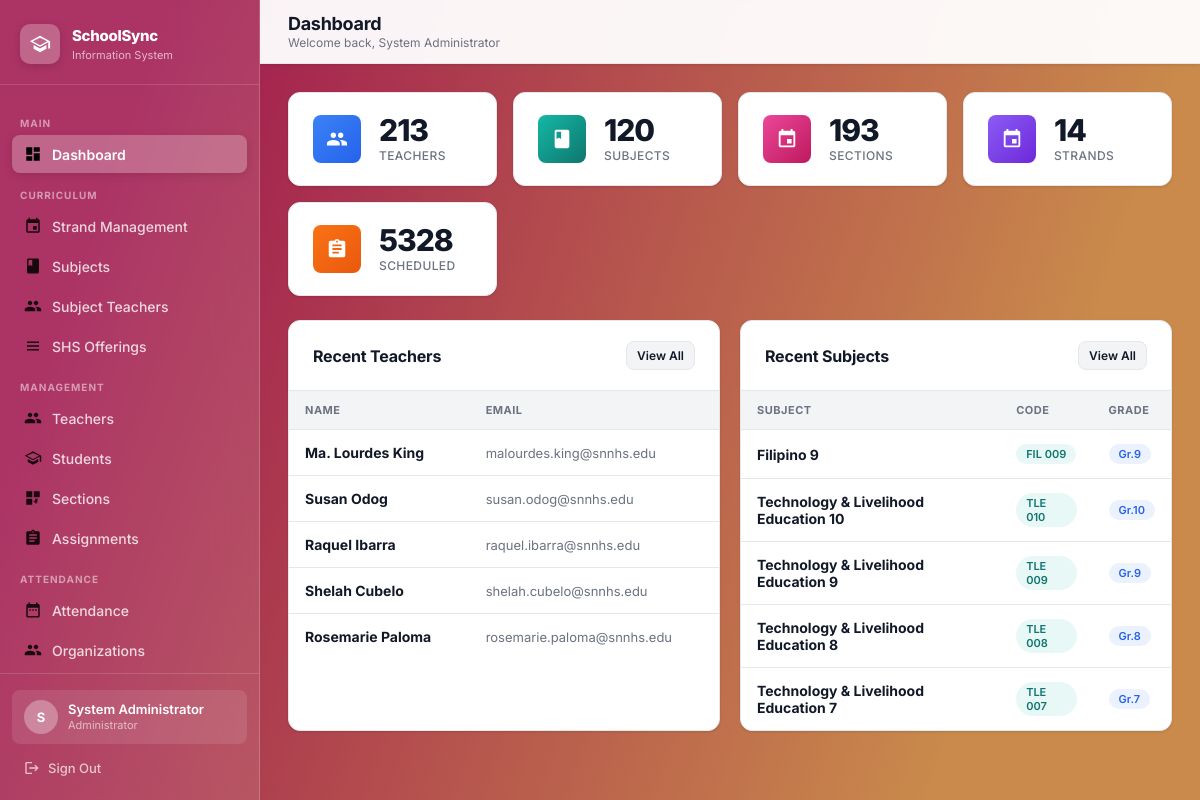
The page /dashboard (signed in) on the database its author committed.
### tables this page shows
CREATE TABLE teachers (
        id INTEGER PRIMARY KEY AUTOINCREMENT,
        first_name TEXT NOT NULL, last_name TEXT NOT NULL,
        email TEXT UNIQUE NOT NULL, username TEXT UNIQUE NOT NULL, password TEXT NOT NULL);

CREATE TABLE subjects (
        id INTEGER PRIMARY KEY AUTOINCREMENT,
        subject_code TEXT NOT NULL, subject_name TEXT NOT NULL,
        grade_level TEXT NOT NULL, strand TEXT, semester TEXT, default_teacher_id INTEGER, shs_type TEXT);

### app.py (the view)
@app.route('/dashboard')
@login_required
def dashboard():
    conn = get_db()
    stats = {
        'teachers':  conn.execute("SELECT COUNT(*) FROM teachers").fetchone()[0],
        'subjects':  conn.execute("SELECT COUNT(*) FROM subjects").fetchone()[0],
        'sections':  conn.execute("SELECT COUNT(*) FROM sections").fetchone()[0],
        'strands':   conn.execute("SELECT COUNT(*) FROM strands").fetchone()[0],
        'schedules': conn.execute("SELECT COUNT(*) FROM schedules").fetchone()[0],
    }
    recent_teachers = conn.execute("SELECT first_name,last_name,email FROM teachers ORDER BY id DESC LIMIT 5").fetchall()
    recent_subjects = conn.execute("SELECT subject_name,subject_code,grade_level FROM subjects ORDER BY id DESC LIMIT 5").fetchall()
    conn.close()
    return render_template('dashboard.html', stats=stats, recent_teachers=recent_teachers, recent_subjects=recent_subjects)

### app.py (called while the page is built)
def get_db():
    conn = sqlite3.connect(DATABASE)
    conn.row_factory = sqlite3.Row
    conn.execute("PRAGMA foreign_keys = ON")
    return conn

def login_required(f):
    @wraps(f)
    def decorated(*args, **kwargs):
        if 'admin_id' not in session:
            return redirect(url_for('login'))
        return f(*args, **kwargs)
    return decorated

### templates/dashboard.html (shortened to what this page needs)
{% extends "layout.html" %}
{% block page_title %}Dashboard{% endblock %}
{% block page_subtitle %}Welcome back, {{ session.admin_name }}{% endblock %}
{% block content %}
<div class="stats-grid">
  <div class="stat-card">
    <div class="stat-icon blue">
    </div>
    <div><div class="stat-value">{{ stats.teachers }}</div><div class="stat-label">Teachers</div></div>
  </div>
  <div class="stat-card">
    <div class="stat-icon teal">
      <svg viewBox="0 0 24 24"><path d="M18 2H6c-1.1 0-2 .9-2 2v16c0 1.1.9 2 2 2h12c1.1 0 2-.9 2-2V4c0-1.1-.9-2-2-2zM6 4h5v8l-2.5-1.5L6 12V4z"/></svg>
    </div>
    <div><div class="stat-value">{{ stats.subjects }}</div><div class="stat-label">Subjects</div></div>
  </div>
  <div class="stat-card">
    <div class="stat-icon pink">
      <svg viewBox="0 0 24 24"><path d="M17 12h-5v5h5v-5zM16 1v2H8V1H6v2H5c-1.11 0-1.99.9-1.99 2L3 19c0 1.1.89 2 2 2h14c1.1 0 2-.9 2-2V5c0-1.1-.9-2-2-2h-1V1h-2zm3 18H5V8h14v11z"/></svg>
    </div>
    <div><div class="stat-value">{{ stats.sections }}</div><div class="stat-label">Sections</div></div>
  </div>
  <div class="stat-card">
    <div class="stat-icon purple">
      <svg viewBox="0 0 24 24"><path d="M17 12h-5v5h5v-5zM16 1v2H8V1H6v2H5c-1.11 0-1.99.9-1.99 2L3 19c0 1.1.89 2 2 2h14c1.1 0 2-.9 2-2V5c0-1.1-.9-2-2-2h-1V1h-2zm3 18H5V8h14v11z"/></svg>
    </div>
    <div><div class="stat-value">{{ stats.strands }}</div><div class="stat-label">Strands</div></div>
  </div>
  <div class="stat-card">
    <div class="stat-icon orange">
      <svg viewBox="0 0 24 24"><path d="M19 3h-4.18C14.4 1.84 13.3 1 12 1c-1.3 0-2.4.84-2.82 2H5c-1.1 0-2 .9-2 2v14c0 1.1.9 2 2 2h14c1.1 0 2-.9 2-2V5c0-1.1-.9-2-2-2zm-7 0c.55 0 1 .45 1 1s-.45 1-1 1-1-.45-1-1 .45-1 1-1zm2 14H7v-2h7v2zm3-4H7v-2h10v2zm0-4H7V7h10v2z"/></svg>
    </div>
    <div><div class="stat-value">{{ stats.schedules }}</div><div class="stat-label">Scheduled</div></div>
  </div>
</div>
<div style="display:grid;grid-template-columns:1fr 1fr;gap:20px;" id="dashGrid">
  <div class="content-card">
    <div class="card-header">
      <h2>Recent Teachers</h2>
      <a href="{{ url_for('teachers') }}" class="btn btn-secondary btn-sm">View All</a>
    </div>
    {% if recent_teachers %}
    <table class="data-table">
      <thead><tr><th>Name</th><th>Email</th></tr></thead>
      <tbody>
        {% for t in recent_teachers %}
        <tr>
          <td><strong>{{ t.first_name }} {{ t.last_name }}</strong></td>
          <td style="color:#6b7280;font-size:13px;">{{ t.email }}</td>
        </tr>
        {% endfor %}
      </tbody>
    </table>
    {% else %}
    <div class="empty-state" style="padding:32px;"><h3>No teachers yet</h3></div>
    {% endif %}
  </div>
  <div class="content-card">
    <div class="card-header">
      <h2>Recent Subjects</h2>
      <a href="{{ url_for('subjects') }}" class="btn btn-secondary btn-sm">View All</a>
    </div>
    {% if recent_subjects %}
    <table class="data-table">
      <thead><tr><th>Subject</th><th>Code</th><th>Grade</th></tr></thead>
      <tbody>
        {% for s in recent_subjects %}
        <tr>
          <td><strong>{{ s.subject_name }}</strong></td>
          <td><span class="badge badge-section">{{ s.subject_code }}</span></td>
          <td><span class="badge badge-grade">Gr.{{ s.grade_level }}</span></td>
        </tr>
        {% endfor %}
      </tbody>
    </table>
    {% else %}
    <div class="empty-state" style="padding:32px;"><h3>No subjects yet</h3></div>
    {% endif %}
  </div>
</div>
{% endblock %}

### rows shown on the page
teachers: first_name "Ma. Lourdes", last_name "King", email "malourdes.king@snnhs.edu"
teachers: first_name "Susan", last_name "Odog", email "susan.odog@snnhs.edu"
teachers: first_name "Raquel", last_name "Ibarra", email "raquel.ibarra@snnhs.edu"
teachers: first_name "Shelah", last_name "Cubelo", email "shelah.cubelo@snnhs.edu"
teachers: first_name "Rosemarie", last_name "Paloma", email "rosemarie.paloma@snnhs.edu"
subjects: subject_name "Filipino 9", subject_code "FIL 009", grade_level "9"
subjects: subject_name "Technology & Livelihood Education 10", subject_code "TLE 010", grade_level "10"
subjects: subject_name "Technology & Livelihood Education 9", subject_code "TLE 009", grade_level "9"
subjects: subject_name "Technology & Livelihood Education 8", subject_code "TLE 008", grade_level "8"
subjects: subject_name "Technology & Livelihood Education 7", subject_code "TLE 007", grade_level "7"

### other values the page prints
{{ session.admin_name[0]|upper }} "S"
{{ session.admin_name }} "System Administrator"
{{ stats.teachers }} "213"
{{ stats.subjects }} "120"
{{ stats.sections }} "193"
{{ stats.strands }} "14"
{{ stats.schedules }} "5328"
